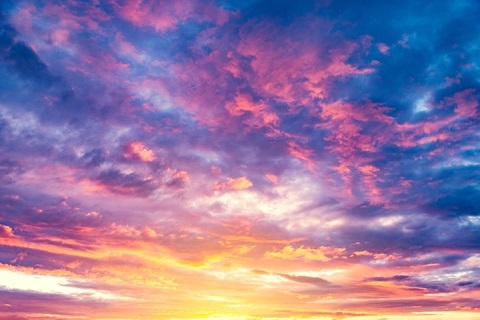
#> input picture sky.jpg, 480 x 320 px
$ python openst09.py
#> lines starting #> are read from the running program, lines starting #| are printed output that depends on the picture; after the words box and inside, x2 and y2 are one past the last pixel; in counts of white or black regions, pixels touching at a corner belong together

import cv2
import matplotlib.pyplot as plt


# 임계점(한계점, 문턱) 처리하기
# cv2.threshold(image, thresh, max_value, type) : 임계값을 기준으로 흑/백을 분류하는 함수
#   - image : 처리할 gray scale 이미지
#   - thresh : 임계값 (전체 픽셀에 적용) --한계치
#   - max_value : 임계값을 넘었을 때 적용할 값
#   - type : 임계점을 처리하는 방식
#       - THRESH_BINARY : 임계값보다 크면 max_value, 작으면 0
#       - THRESH_BINARY_INV : 임계값보다 작으면 max_value, 크면 0
#       - THRESH_TRUNC : 임계값보다 크면 임계값, 작으면 그대로
#       - THRESH_TOZERO : 임계값보다 크면 그대로, 작으면 0
#       - THRESH_TOZERO_INV : 임계값보다 크면 0, 작으면 그대로


image = cv2.imread('sky.jpg', cv2.IMREAD_GRAYSCALE)
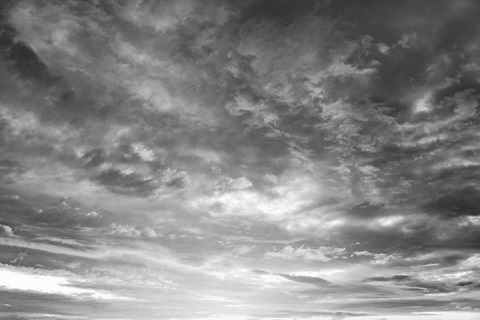
#> image: shape (320, 480); min 43, max 255, mean 133.5

images = []
ret, thres1 = cv2.threshold(image, 127, 255, cv2.THRESH_BINARY)
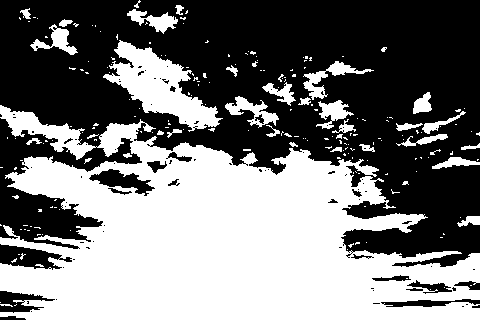
#> thres1: shape (320, 480); 46.9% white; 210 white regions (173 under 20 px), largest, box (x1, y1, x2, y2) and area: (0, 105, 480, 320) 61332, (103, 40, 223, 132) 4400, (303, 61, 374, 100) 696
ret, thres2 = cv2.threshold(image, 127, 255, cv2.THRESH_BINARY_INV)
ret, thres3 = cv2.threshold(image, 127, 255, cv2.THRESH_TRUNC)
ret, thres4 = cv2.threshold(image, 127, 255, cv2.THRESH_TOZERO)
ret, thres5 = cv2.threshold(image, 127, 255, cv2.THRESH_TOZERO_INV)
images.append(thres1)
images.append(thres2)
images.append(thres3)
images.append(thres4)
images.append(thres5)

for i in images:
    plt.imshow(cv2.cvtColor(i, cv2.COLOR_BGR2RGB))
    plt.show()
#> this loop made 5 passes

# ////////////////////////////////////////////////    ////////////////////////////////////////////////////

image = cv2.imread('sky.jpg')
#> image is the input picture: shape (320, 480, 3); mean B, G, R 160.7, 121.2, 147.2

images = []
ret, thres1 = cv2.threshold(image, 127, 255, cv2.THRESH_BINARY)
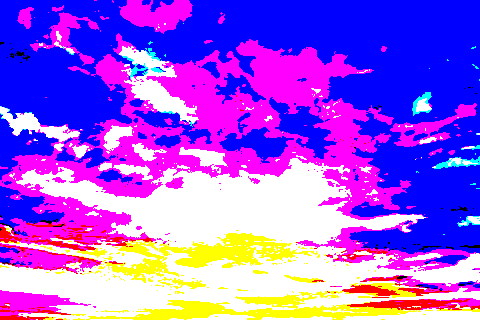
#> thres1: shape (320, 480, 3); mean B, G, R 235, 86.9, 153.5
ret, thres2 = cv2.threshold(image, 127, 255, cv2.THRESH_BINARY_INV)
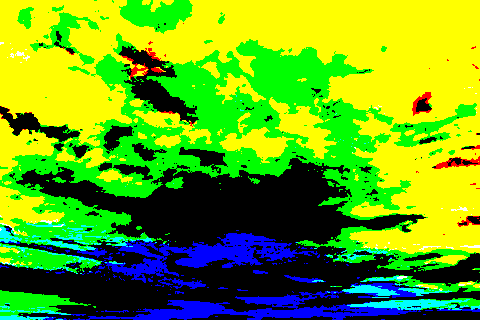
#> thres2: shape (320, 480, 3); mean B, G, R 20, 168.1, 101.5
ret, thres3 = cv2.threshold(image, 127, 255, cv2.THRESH_TRUNC)
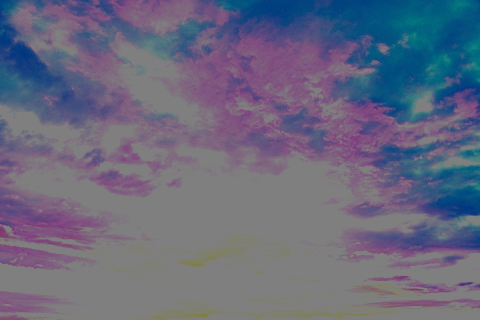
#> thres3: shape (320, 480, 3); mean B, G, R 126.3, 104.9, 103.6
ret, thres4 = cv2.threshold(image, 127, 255, cv2.THRESH_TOZERO)
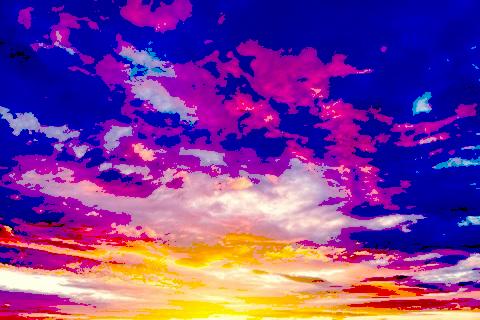
#> thres4: shape (320, 480, 3); mean B, G, R 151.5, 59.6, 120
ret, thres5 = cv2.threshold(image, 127, 255, cv2.THRESH_TOZERO_INV)
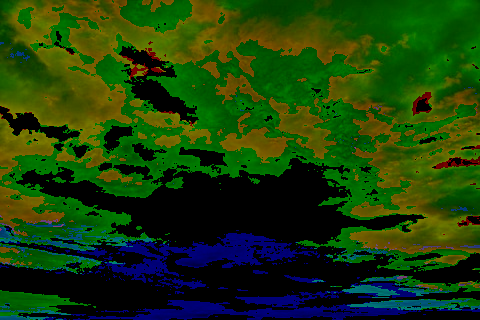
#> thres5: shape (320, 480, 3); mean B, G, R 9.2, 61.6, 27.2
images.append(thres1)
images.append(thres2)
images.append(thres3)
images.append(thres4)
images.append(thres5)

for i in images:
    plt.imshow(cv2.cvtColor(i, cv2.COLOR_BGR2RGB))
    plt.show()

$ run again, with cat.jpg copied over sky.jpg
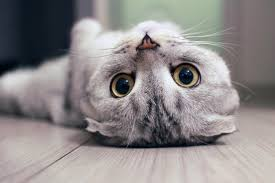
#> input picture cat.jpg, 275 x 183 px
#> `ret, thres1 = cv2.threshold(image, 127, 255, cv2.THRESH_BINARY)`:
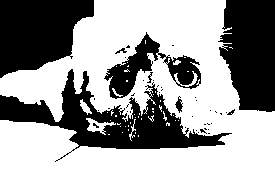
#> thres1: shape (183, 275); 61.4% white; 43 black regions (35 under 20 px), largest, box (x1, y1, x2, y2) and area: (0, 69, 232, 162) 6599, (0, 0, 94, 78) 5258, (218, 0, 275, 112) 5150
#> the loop `for i in images:` made 5 passes
#> image is the input picture: shape (183, 275, 3); mean B, G, R 137.8, 137.6, 142.4
#> `ret, thres5 = cv2.threshold(image, 127, 255, cv2.THRESH_TOZERO_INV)`:
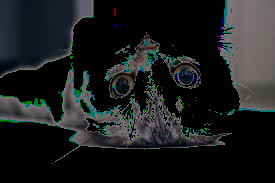
#> thres5: shape (183, 275, 3); mean B, G, R 30, 29.6, 26.6

$ run again, with cat2.jpg copied over sky.jpg
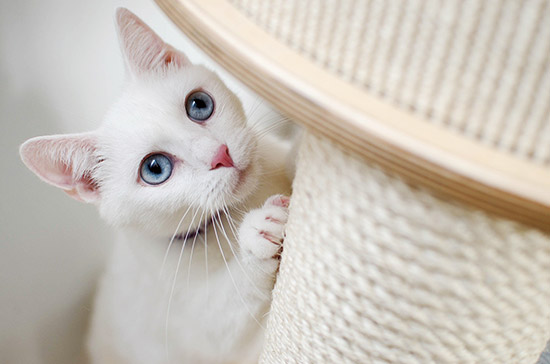
#> input picture cat2.jpg, 550 x 364 px
#> `ret, thres1 = cv2.threshold(image, 127, 255, cv2.THRESH_BINARY)`:
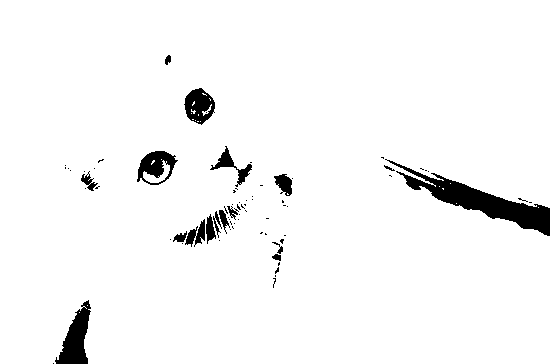
#> thres1: shape (364, 550); 96.2% white; 73 black regions (56 under 20 px), largest, box (x1, y1, x2, y2) and area: (385, 159, 550, 236) 3098, (55, 300, 91, 364) 1161, (137, 151, 178, 185) 739
#> the loop `for i in images:` made 5 passes
#> image is the input picture: shape (364, 550, 3); mean B, G, R 186.7, 195.3, 202.2
#> `ret, thres5 = cv2.threshold(image, 127, 255, cv2.THRESH_TOZERO_INV)`:
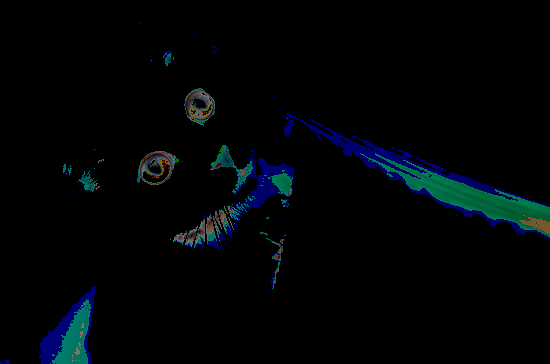
#> thres5: shape (364, 550, 3); mean B, G, R 6.6, 4.5, 1.1
